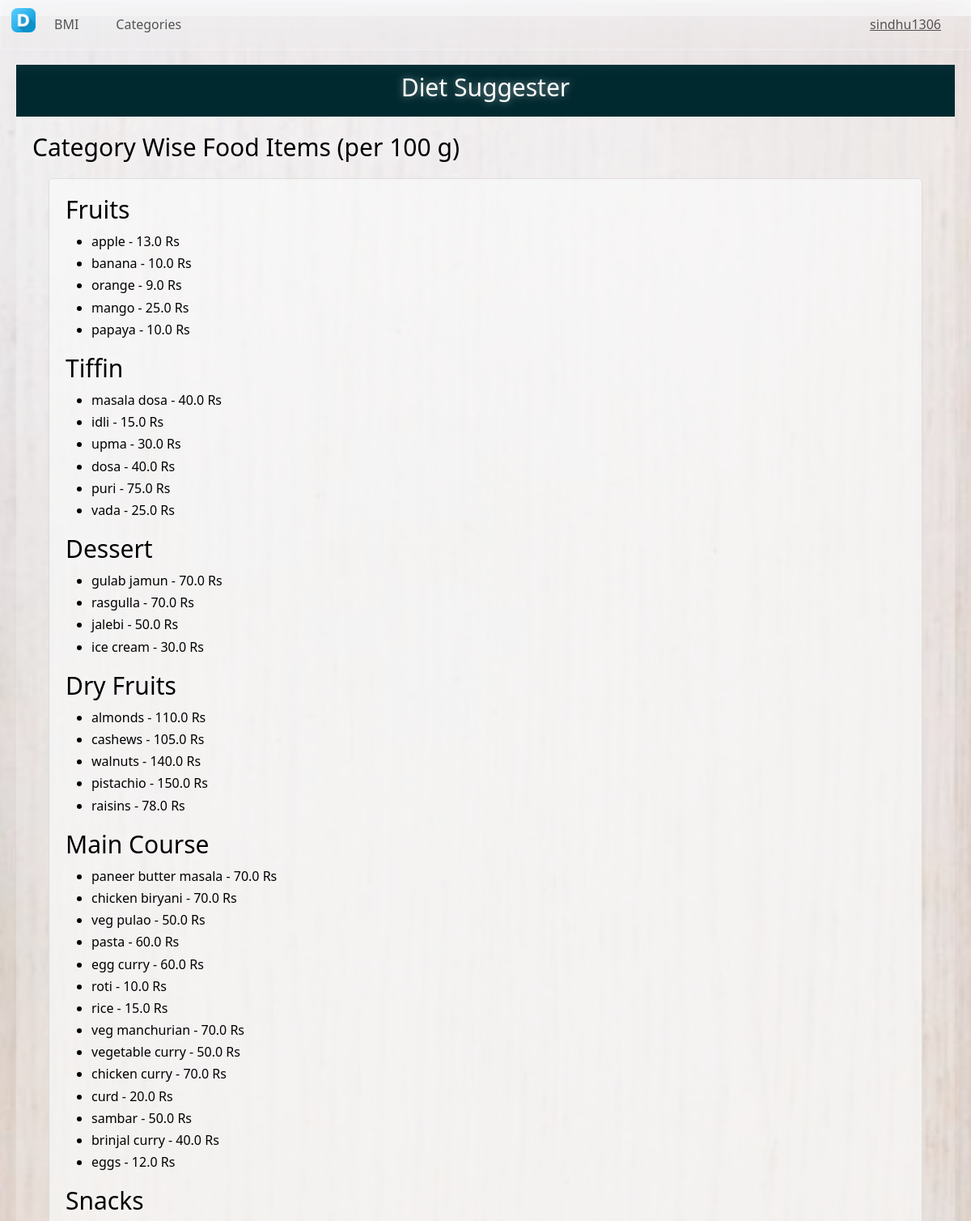
The page /category-wise-items/ (signed in, upper part) on the database its author committed.
### nutrition/models.py (models this page shows, shortened)
class Category(models.Model):
    name = models.CharField(max_length=100, unique=True)

class NutritionInfo(models.Model):
    item_name = models.CharField(max_length=100, unique=True)
    calories = models.FloatField()
    proteins = models.FloatField()
    fats = models.FloatField()
    sodium = models.FloatField(default=0)
    fiber = models.FloatField(default=0)
    carbs = models.FloatField()
    sugar = models.FloatField(default=0)
    category = models.ForeignKey(Category, related_name='nutrition_items', on_delete=models.CASCADE, null=True)
    price = models.FloatField(default=0)
    image = models.ImageField(upload_to='nutrition_images/', null=True, blank=True)
    is_weight_based = models.BooleanField(default=True)

### nutrition/views.py (the view)
# urls.py: path('category-wise-items/', views.category_wise_items, name='category-wise-items'),
@login_required(login_url='login')
def category_wise_items(request):#to display categories in category.html(navbar)
    categories = Category.objects.all()
    items_by_category = {category.name: NutritionInfo.objects.filter(category=category) for category in categories}
    context = {
        'items_by_category': items_by_category
    }
    return render(request, 'categorylist.html', context)

### templates/categorylist.html (shortened to what this page needs)
{% extends "base.html" %}
{% block content %}
<h3>Category Wise Food Items (per 100 g)</h3>
<div class="details">
{% for category, items in items_by_category.items %}
    <h3>{{ category }}</h3>
    <ul>
        {% for item in items %}
            <li>{{ item.item_name }} - {{ item.price }} Rs</li>
        {% empty %}
            <li>No items available in this category.</li>
        {% endfor %}
    </ul>
{% endfor %}
</div>
{% endblock %}

### templates/base.html (shortened to what this page needs)
<!DOCTYPE html>
<html lang="en">
{% load static %}
<head>
    <link href="https://cdn.jsdelivr.net/npm/bootstrap@5.3.0-alpha1/dist/css/bootstrap.min.css"
          rel="stylesheet"
>
</head>
<body>
    {% include 'navbar.html' %}
    <header>
        <h3>Diet Suggester</h3>
    </header>
    <main>
        {% block content %}
        {% endblock %}
    </main>
</body>
</html>

### templates/navbar.html
{% load static %}
<nav class="navbar navbar-light bg-light">
</nav>
<nav class="navbar navbar-expand-lg">
    <div class="container-fluid" id="navbarNav">
        <ul class="navbar-nav">
            <a class="navbar-link" href="{% url 'mains' %}">
                <img src="{% static 'dicon.png' %}" width="30" height="30">
            </a>
            <li class="nav-item active">
                <a class="nav-link" href="{% url 'bmicalc' %}">BMI</a>
            </li>
            <li class="nav-item">
                <a class="nav-link" href="{% url 'category-wise-items' %}">Categories</a>
            </li>
            <li class="nav-item">
                <a class="nav-link" href="#"></a>
            </li>
            <li class="nav-item">
                <a class="nav-link" href="#"></a>
            </li>
        </ul>
        <ul class="navbar-nav ms-auto">
            {% if user.is_authenticated %}
                <li class="nav-item">
                    <a class="nav-link" href="{% url 'user_history' %}"><u>{{ user.username }}</u></a>
                </li>
            {% else %}
                <li class="nav-item">
                    <a class="nav-link" href="{% url 'login' %}"><u>User</u></a>
                </li>
            {% endif %}
        </ul>
    </div>
</nav>

### templates/categorylist.html (style rules this page uses)
.details { margin: 20px; border: 1px solid #ddd; border-radius: 5px; padding: 20px; background-color: #f9f9f9b1; line-height: 1.7; }

### rows shown on the page
Category: items_by_category "Fruits"
NutritionInfo: item_name "apple", price "13.0"
NutritionInfo: item_name "banana", price "10.0"
NutritionInfo: item_name "orange", price "9.0"
NutritionInfo: item_name "mango", price "25.0"
NutritionInfo: item_name "papaya", price "10.0"
Category: items_by_category "Tiffin"
NutritionInfo: item_name "masala dosa", price "40.0"
NutritionInfo: item_name "idli", price "15.0"
NutritionInfo: item_name "upma", price "30.0"
NutritionInfo: item_name "dosa", price "40.0"
NutritionInfo: item_name "puri", price "75.0"
NutritionInfo: item_name "vada", price "25.0"
Category: items_by_category "Dessert"
NutritionInfo: item_name "gulab jamun", price "70.0"
NutritionInfo: item_name "rasgulla", price "70.0"
NutritionInfo: item_name "jalebi", price "50.0"
NutritionInfo: item_name "ice cream", price "30.0"
Category: items_by_category "Dry Fruits"
NutritionInfo: item_name "almonds", price "110.0"
NutritionInfo: item_name "cashews", price "105.0"
NutritionInfo: item_name "walnuts", price "140.0"
NutritionInfo: item_name "pistachio", price "150.0"
NutritionInfo: item_name "raisins", price "78.0"
Category: items_by_category "Main Course"
NutritionInfo: item_name "paneer butter masala", price "70.0"
NutritionInfo: item_name "chicken biryani", price "70.0"
NutritionInfo: item_name "veg pulao", price "50.0"
NutritionInfo: item_name "pasta", price "60.0"
NutritionInfo: item_name "egg curry", price "60.0"
NutritionInfo: item_name "roti", price "10.0"
NutritionInfo: item_name "rice", price "15.0"
NutritionInfo: item_name "veg manchurian", price "70.0"
NutritionInfo: item_name "vegetable curry", price "50.0"
NutritionInfo: item_name "chicken curry", price "70.0"
NutritionInfo: item_name "curd", price "20.0"
NutritionInfo: item_name "sambar", price "50.0"
NutritionInfo: item_name "brinjal curry", price "40.0"
NutritionInfo: item_name "eggs", price "12.0"
Category: items_by_category "Snacks"

### other values the page prints
{{ user.username }} "sindhu1306"
